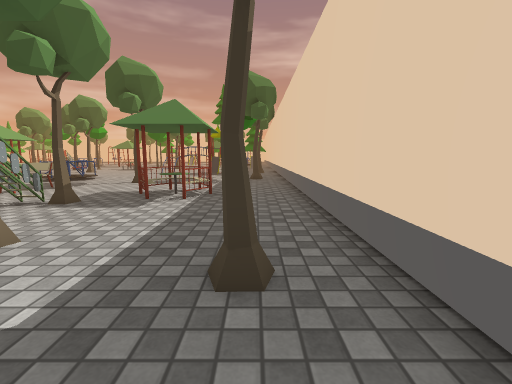
View 1 (above)

18 first-person views from a walk through a scene from a Unity 3-D project. The camera is 1.2 m above the floor, tilts 8° down and sees 90° across. The floor is counted in squares, 1 m on a side. Each view is taken from the middle of a square. On the plan, view 1 faces up. The plan holds only what a view shows up to about 12 squares ahead; the rest is blank. The place goes on beyond the plan. The player is left out. Some animated figures are left out. Some surface patterns are stand-ins.

View 2
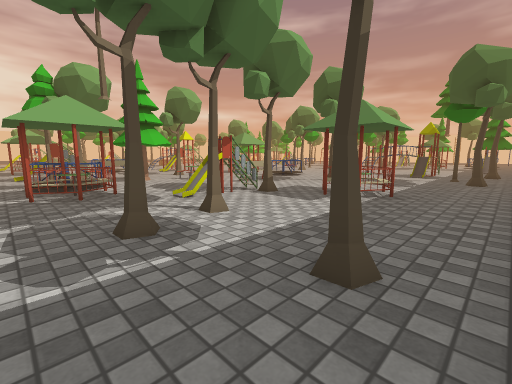

View 3
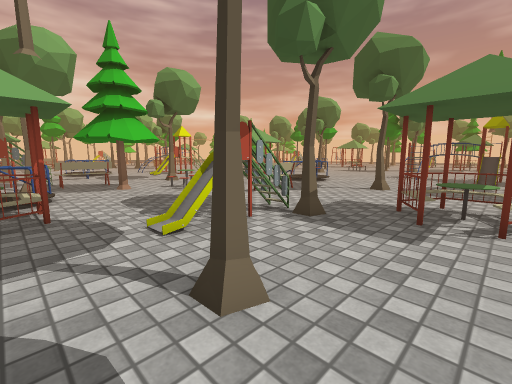

View 4
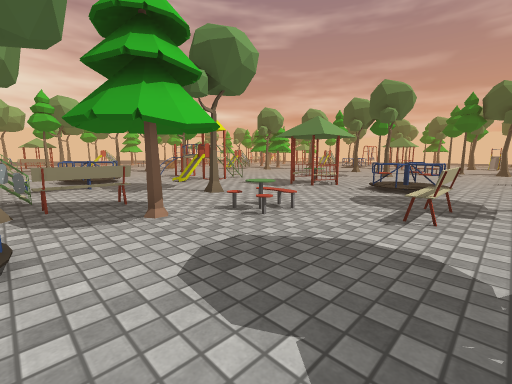

View 5
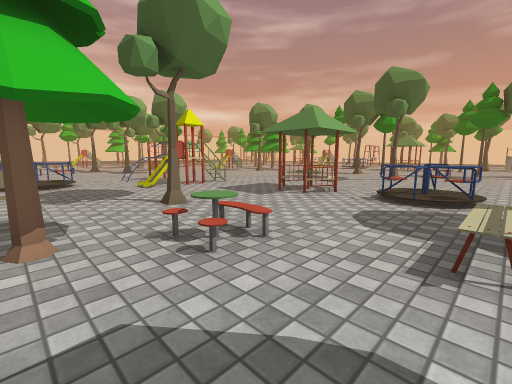

View 6
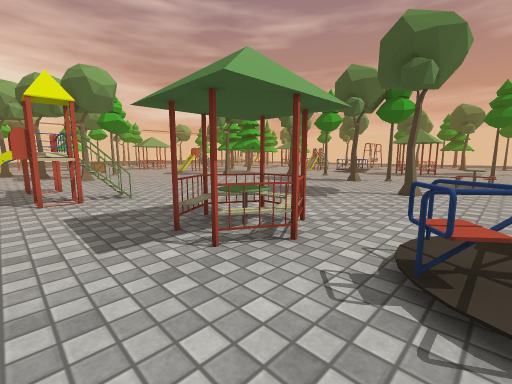

View 7
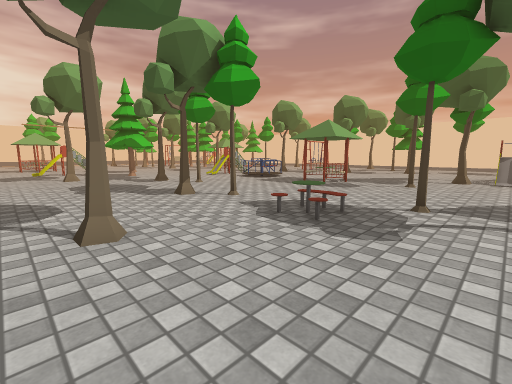

View 8
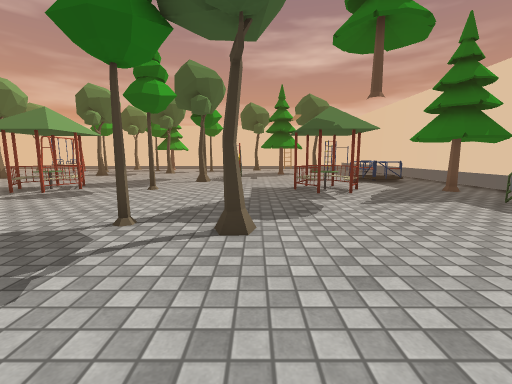

View 9
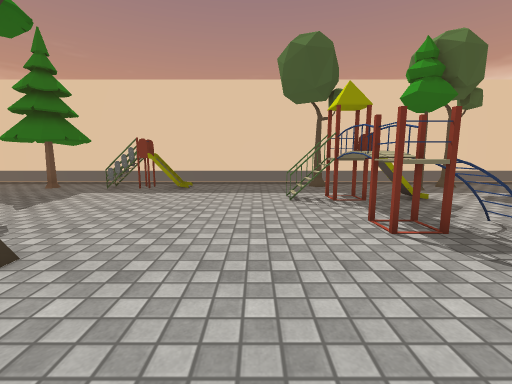

View 10
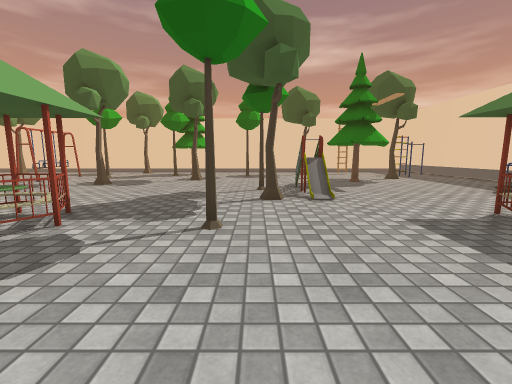

View 11
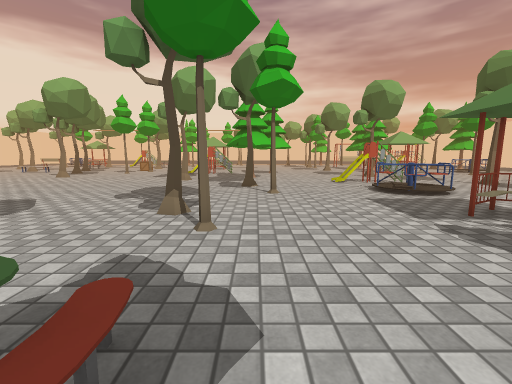

View 12
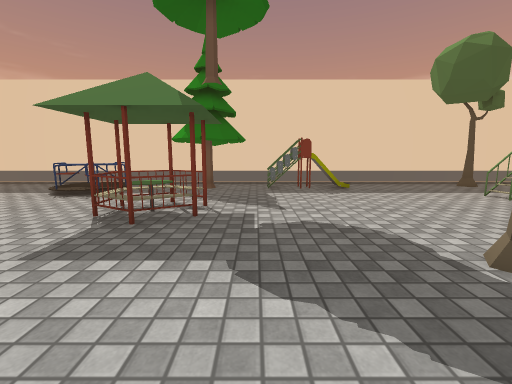

View 13
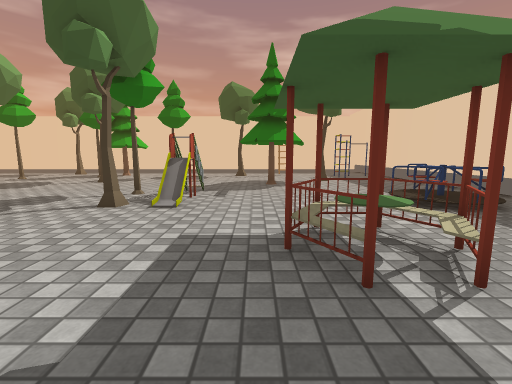

View 14
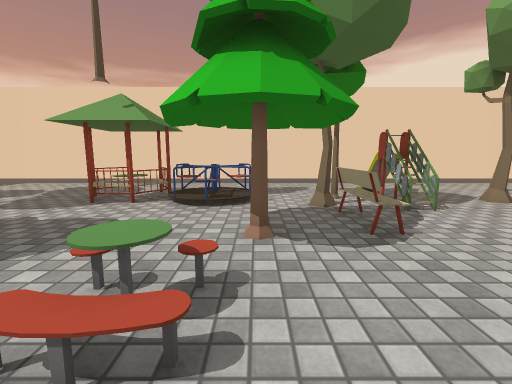

View 15
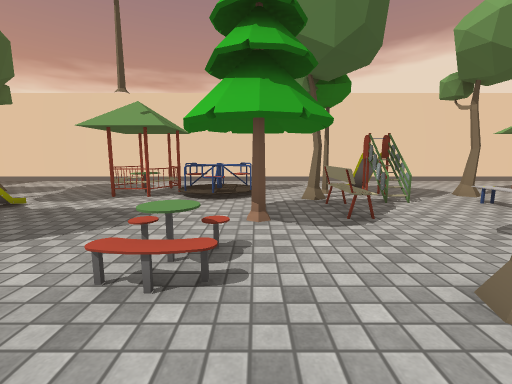

View 16
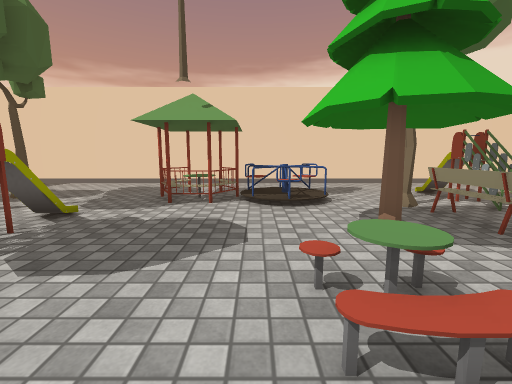

View 17
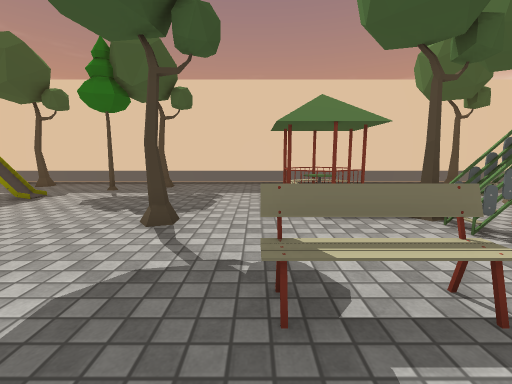

View 18
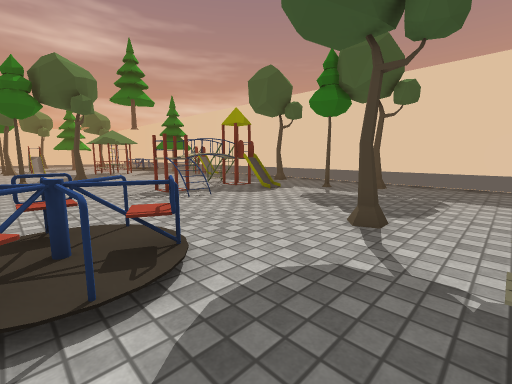

### Floor plan
Key: @ floor where view 1 was taken; # wall or solid block; . floor; / step, stairs or slope; = window, fence, low wall or low ledge; ^ raised ledge; T thing the floor can be seen under or through; O other object.
Columns run from 23 left of view 1 to 2 right of it. Each row starts with its distance up from view 1.
 38   O   ....O..  ...      .#
 37   OO .............OO.....#
 36   ....O..................#
 35   .......................#
 34   O..........O.#......O  #
 33  ..............#.....OO .#
 32  ............OO......OOO.#
 31  =  .....................#
 30  # OOO..OO........OO.....#
 29  #..OO.OOOO.O.....OOO..OO#
 28  =..O...OO........OO..O..#
 27  ........................#
 26  ......................=.#
 25  ....O.................#.#
 24   .O..........O.O......=.#
 23  ........O..O............#
 22  ......OO................#
 21  ........................#
 20 O...................TT...#
 19 ...........O.....#^^TT.O.#
 18 .................^^^TT.O.#
 17  ................==.=....#
 16  .....  .................#
 15  .....................O..#
 14 .........OO..OO........O.#
 13 .........OOO.OO..........#
 12 .....#...OO..O....O......#
 11 ..^^^^...................#
 10 ..#..#.........O.........#
  9   ...=.........O....OO...#
  8   .......O.....O...OOO...#
  7   OO........O....=O.OO...#
  6   O/.............#.......#
  5  /OO O...O.OO....#.......#
  4  ... O...O.......=.......#
  3  ......##O.........O.....#
  2    .OO.##O.OOOOO....O..O.#
  1   O....==...OOOOO...O....#
  0  ......................@.#
 -1 .......................  #
 -2 .......................
 -3 #########################

Where each view was taken, in squares from view 1:
view 1: 0 up, 0 right, facing up
view 2: 0 up, 1 right, facing up-left
view 3: 2 up, 2 left, facing up-left
view 4: 3 up, 7 left, facing up-left
view 5: 5 up, 8 left, facing up-left
view 6: 10 up, 10 left, facing up-left
view 7: 18 up, 8 left, facing up-left
view 8: 20 up, 7 left, facing up
view 9: 21 up, 10 left, facing right
view 10: 25 up, 10 left, facing up
view 11: 24 up, 10 left, facing left
view 12: 27 up, 10 left, facing right
view 13: 26 up, 6 left, facing up
view 14: 9 up, 12 left, facing down
view 15: 10 up, 12 left, facing down
view 16: 9 up, 10 left, facing down
view 17: 10 up, 10 left, facing right
view 18: 10 up, 10 left, facing up-right
